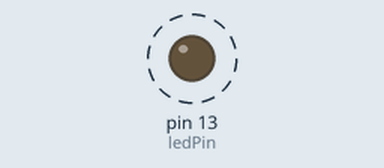
This sketch was run on a simulated Arduino Uno, built with avr-gcc and run on an emulated ATmega328P. Parts: output pins drawn as LEDs (lit = HIGH). Dashed ring = blinking.

Above: at 0.05 s.
Timing chart, 0 to 3.0 s (numbered marks = the images above):
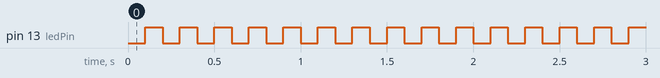

Measured:
- by itself, pin 13 (ledPin): alternates HIGH for 0.10 s and LOW for 0.10 s

The sketch:

11_30_Interrupt_Counter.ino
```cpp
/*
Sau một khoảng thời gian là 1s thì led ở chân 13 đổi trạng thái
*/

    #include <avr/interrupt.h>
    #define ledPin 13
    volatile int counter;


    void setup()
    {
    pinMode(ledPin, OUTPUT);
    noInterrupts();           // disable all interrupts
    TCCR1A = 0;
    TCCR1B = 0;
    TIMSK1 = 0;
    //delay 1s
    TCNT1 = 40536;   // preload timer
    TCCR1B |= (1 << CS11)|(1<<CS10);    // 256 prescaler
    TIMSK1 |= (1 << TOIE1);   // enable timer overflow interrupt
    interrupts();             // enable all interrupts                                  // cho phép ngắt toàn cục
    }

    void loop()
    {
    }


    ISR (TIMER1_OVF_vect)
    {
        TCNT1 = 40536;
        digitalWrite(ledPin, digitalRead(ledPin) ^ 1);
    }
```
